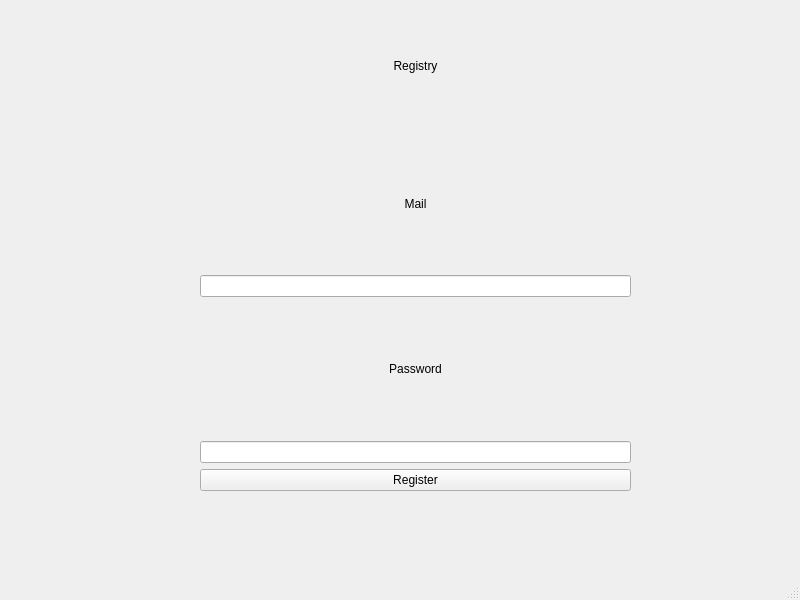
<?xml version="1.0" encoding="UTF-8"?>
<ui version="4.0">
 <class>MainWindow</class>
 <widget class="QMainWindow" name="MainWindow">
  <property name="geometry">
   <rect>
    <x>0</x>
    <y>0</y>
    <width>800</width>
    <height>600</height>
   </rect>
  </property>
  <property name="windowTitle">
   <string>MainWindow</string>
  </property>
  <widget class="QWidget" name="centralwidget">
   <widget class="QWidget" name="">
    <property name="geometry">
     <rect>
      <x>200</x>
      <y>0</y>
      <width>431</width>
      <height>491</height>
     </rect>
    </property>
    <layout class="QVBoxLayout" name="verticalLayout_2">
     <item>
      <layout class="QVBoxLayout" name="verticalLayout">
       <item>
        <widget class="QLabel" name="label_3">
         <property name="text">
          <string>Registry</string>
         </property>
         <property name="alignment">
          <set>Qt::AlignCenter</set>
         </property>
        </widget>
       </item>
       <item>
        <widget class="QLabel" name="label">
         <property name="text">
          <string>Mail</string>
         </property>
         <property name="alignment">
          <set>Qt::AlignCenter</set>
         </property>
        </widget>
       </item>
       <item>
        <widget class="QLineEdit" name="lineEdit"/>
       </item>
       <item>
        <widget class="QLabel" name="label_2">
         <property name="text">
          <string>Password</string>
         </property>
         <property name="alignment">
          <set>Qt::AlignCenter</set>
         </property>
        </widget>
       </item>
       <item>
        <widget class="QLineEdit" name="lineEdit_2"/>
       </item>
      </layout>
     </item>
     <item>
      <widget class="QPushButton" name="pushButton">
       <property name="text">
        <string>Register</string>
       </property>
      </widget>
     </item>
    </layout>
   </widget>
  </widget>
  <widget class="QMenuBar" name="menubar">
   <property name="geometry">
    <rect>
     <x>0</x>
     <y>0</y>
     <width>800</width>
     <height>19</height>
    </rect>
   </property>
  </widget>
  <widget class="QStatusBar" name="statusbar"/>
 </widget>
 <resources/>
 <connections/>
</ui>
